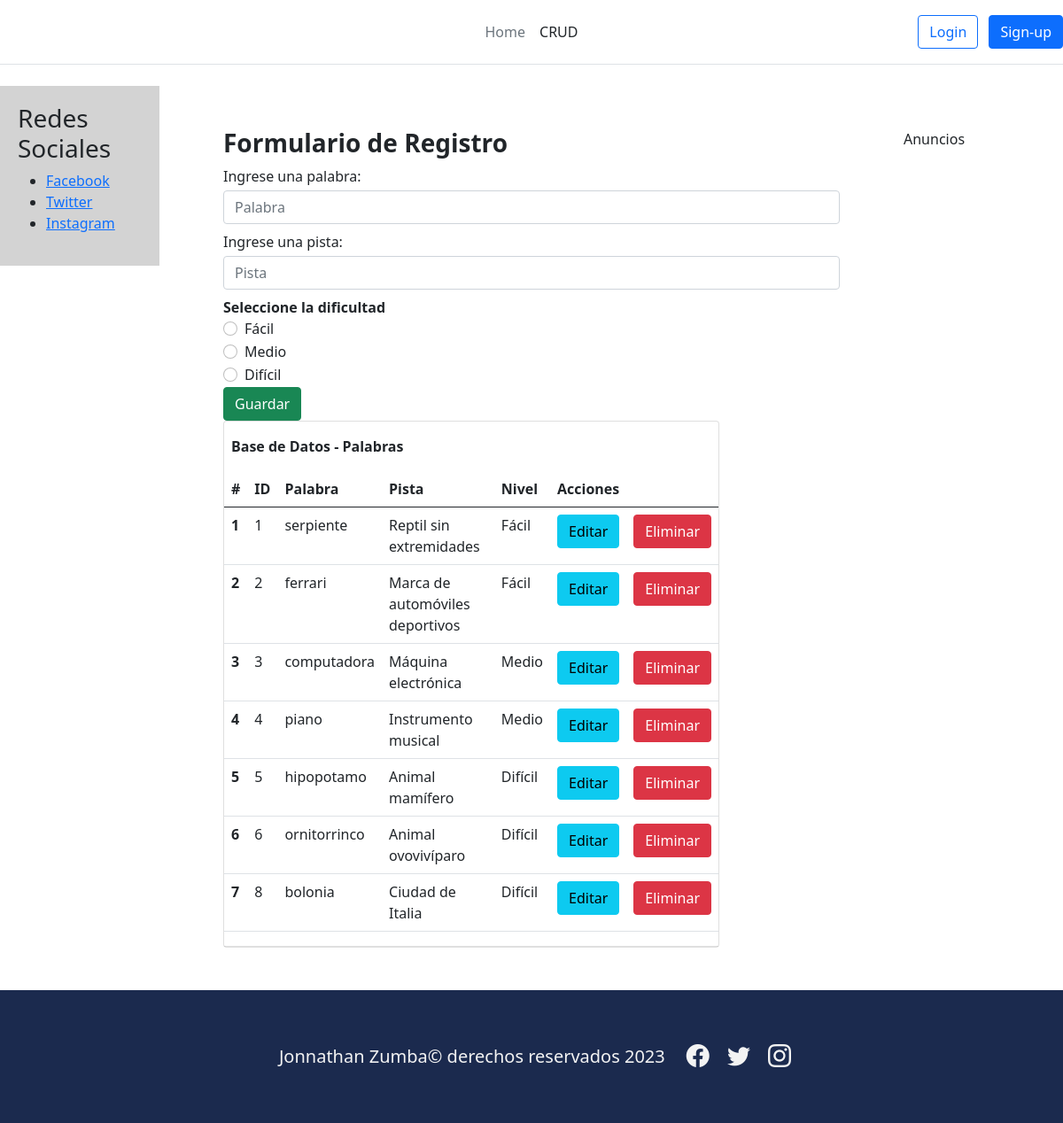
/crud/, run on the app's committed database.
### app1/models.py (models this page shows, shortened)
class Level(models.Model):
    name = models.CharField(max_length=50, null= False, blank= False)
    weight = models.CharField(max_length=50)

class Word(models.Model):
    word = models.CharField(max_length=50, null= False, default="")
    answer = models.CharField(max_length=50)
    level = models.ForeignKey(Level, on_delete=models.CASCADE)

### proyecto_libre/views.py (the view)
# urls.py: path('crud/',views.crud,name="crud"),
def crud(request):
    data={}
    palabras = Word.objects.all()
    niveles = Level.objects.all()
    data["palabras"] = palabras
    data["niveles"] = niveles
    return render(request, "crud.html", data)

### templates/crud.html (shortened to what this page needs)
{% extends 'home.html' %} {% block contenido %}
<div class="container">
  <div class="row align-items-start">
    <div class="col">
      <form action="{% url 'crearPalabra' %}" method="POST">
        <h3><strong>Formulario de Registro</strong></h3>
        <div class="form-group pb-2">
          <label for="txtAnswer" class="mb-1">Ingrese una palabra:</label>
          <input type="text" id="txtAnswer" name="txtAnswer" class="form-control" placeholder="Palabra" maxlength="50" required />
        </div>
        <div class="form-group pb-2">
          <label for="txtWord" class="mb-1">Ingrese una pista:</label>
          <input type="text" id="txtWord" name="txtWord" class="form-control" placeholder="Pista" maxlength="50" required />
        </div>
        <label for="flexRadioDefault"
          ><strong>Seleccione la dificultad</strong></label
        >
        {% for nivel in niveles %}
        <div class="form-check ml-5">
          <input class="form-check-input" type="radio" name="flexRadioDefault" id="flexRadioDefault{{nivel.id}}" value="{{nivel.id}}" required data-max-questions="{{ nivel.question_set.count }}"/>
          <label class="form-check-label" for="flexRadioDefault{{nivel.id}}">
            {{nivel.name}}
          </label>
        </div>
        {% endfor %}
        <div class="form-group">
          <button type="submit" class="btn btn-success btn-block text-white">
            Guardar
          </button>
        </div>
      </form>
    </div>
    <div class="col">
      <div class="card" style="width: 35rem">
        <p class="my-3 ps-2"><strong>Base de Datos - Palabras</strong></p>
        <table class="table">
          <thead>
            <tr>
              <th scope="col">#</th>
              <th scope="col">ID</th>
              <th scope="col">Palabra</th>
              <th scope="col">Pista</th>
              <th scope="col">Nivel</th>
              <th colspan="2">Acciones</th>
            </tr>
          </thead>
          <tbody>
            {% for palabra in palabras %}
            <tr>
              <th scope="row">{{forloop.counter}}</th>
              <td>{{palabra.id}}</td>
              <td>{{palabra.answer}}</td>
              <td>{{palabra.word}}</td>
              <td>{{palabra.level.name}}</td>
              <td>
                <a href="{% url 'edicionPalabra' palabra.id %}" class="btn btn-info" >Editar</a>
              </td>
              <td>
                <a href="#" data-id="{{palabra.id}}" data-word="{{palabra.answer}}" class="btn btn-danger btnEliminar" data-bs-toggle="modal" data-bs-target="#exampleModal">Eliminar</a>
              </td>
            </tr>
            {% endfor %}
          </tbody>
        </table>
        <ul class="list-group list-group-flush"></ul>
      </div>
    </div>
  </div>
</div>
{% endblock contenido %}

### data on the page
Level: name "Fácil"
Level: name "Medio"
Level: name "Difícil"
Word: id "1", answer "serpiente", word "Reptil sin extremidades", level.name "Fácil"
Word: id "2", answer "ferrari", word "Marca de automóviles deportivos", level.name "Fácil"
Word: id "3", answer "computadora", word "Máquina electrónica", level.name "Medio"
Word: id "4", answer "piano", word "Instrumento musical", level.name "Medio"
Word: id "5", answer "hipopotamo", word "Animal mamífero", level.name "Difícil"
Word: id "6", answer "ornitorrinco", word "Animal ovovivíparo", level.name "Difícil"
Word: id "8", answer "bolonia", word "Ciudad de Italia", level.name "Difícil"
